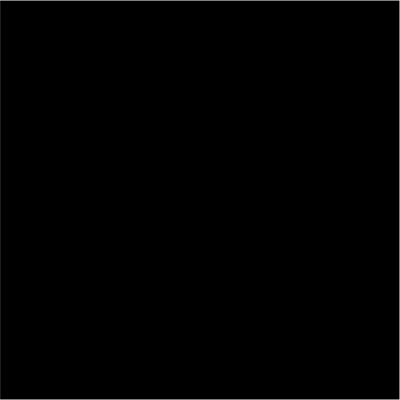
Frame 1 (no input)
Frame 60 (no input): identical to frame 1, image omitted
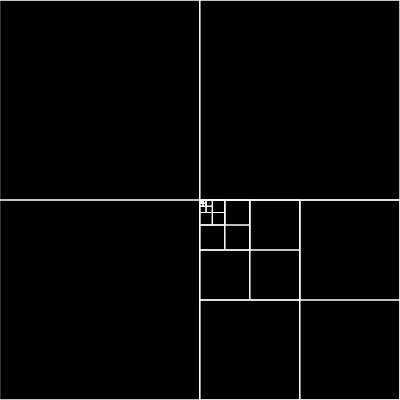
Frame 120 (the mouse pressed at the canvas centre since frame 60)

The p5.js sketch that drew these frames (run headless with seeded random() and noise() and a simulated clock; from frame 60 on, the mouse is pressed at the canvas centre):

// p5.js sketch
// ── sketch.js
// Important: It might seem odd to spot 4+ points falling in the same quadtree when 'QuadTree.capacity' is 4. We need to remember that quadtrees are 'nested' and instantiated chronologically. When a quadtree is full, it spawns 4 new smaller quadtrees inside it (which collectively cover its area), each of which can hold 4 points. So when they're full, there will be 4 + 4*4 = 20 points that seem to be in the original quadtree (4 actually are, and the remaining 16 are actually inside the children quadtrees)

// User Global Variables
let width = 400, height = 400;
let max_points = 0;
let boundary;
let quadtree;


// User-Defined Classes
class Point { 
  constructor(x, y, radius=2) {
    this.x = x; // Coordinates
    this.y = y; 
    this.radius = radius;
  }
  // Methods
  // Draw Methods
  show() { 
    push(); // Style: Point
    fill(255);
    noStroke();
    circle(this.x, this.y, this.radius);
    pop();
  }
}

class Rectangle { 
  constructor(x, y, h_width, h_height) {
    this.x = x; // Center coordinates
    this.y = y; 
    this.h_width = h_width; // Distance from center to edge
    this.h_height = h_height;
  }
  // Methods
  contains(point) { // Checks if 'point's coords match 'Rectangle's dimensions 
    return (point.x >= this.x - this.h_width && point.x < this.x + this.h_width) && // Horizontal check
           (point.y >= this.y - this.h_height && point.y < this.y + this.h_height); // Vertical check
  }
}

class QuadTree { // References only the root ('top parent')
  constructor(boundary, capacity=4) { // 'boundary': 'Rectangle' instance
                                      // 'capacity': tells us when the quadtree need to subdivide
    // Root
    this.boundary = boundary; // 'Rectangle'
    this.capacity = capacity;
    this.points = []; // Tracks points added (within capacity)
    // Status
    this.is_divided = false;
    // Subdivisions
    this.nw = null; // Top-left
    this.ne = null; // Top-right
    this.sw = null; // Bottom-left
    this.se = null; // Bottom-right
  }
  // Methods
  insert_point(point) {
    if (!this.boundary.contains(point)) {return false} // Exits 
    
    if (this.points.length < this.capacity) { // Within capacity...
      this.points.push(point); // Adds 'point' to 'this.points'
      return true;
    } else { // Beyond capacity...
      if (!this.is_divided) { // If not divided...
        this.subdivide();
      }
      if (this.nw.insert_point(point)) {return true}
      else if (this.ne.insert_point(point)) {return true}
      else if (this.sw.insert_point(point)) {return true}
      else if (this.se.insert_point(point)) {return true}
    }
  }
  subdivide() { // Defines children's center points/half_width and half_size + stores them
    let x = this.boundary.x; // Boundary ('Rectangle') params
    let y = this.boundary.y;
    let h_width = this.boundary.h_width;
    let h_height = this.boundary.h_height;
    
    let nw_boundary = new Rectangle(x - h_width/2, y - h_height/2, h_width/2, h_height/2);
    this.nw = new QuadTree(nw_boundary, this.capacity); // Top-left
    let ne_boundary = new Rectangle(x + h_width/2, y - h_height/2, h_width/2, h_height/2);
    this.ne = new QuadTree(ne_boundary, this.capacity); // Top-right
    let sw_boundary = new Rectangle(x - h_width/2, y + h_height/2, h_width/2, h_height/2);
    this.sw = new QuadTree(sw_boundary, this.capacity); // Bottom-left
    let se_boundary = new Rectangle(x + h_width/2, y + h_height/2, h_width/2, h_height/2);
    this.se = new QuadTree(se_boundary, this.capacity); // Bottom-right
    
    this.is_divided = true; // Updates
  }
  // Draw Methods
  show() { 
    push(); // Style: Subdivisions
    noFill();
    stroke(255);
    strokeWeight(1);
    rectMode(CENTER);
    rect(this.boundary.x, this.boundary.y, this.boundary.h_width*2, this.boundary.h_height*2);
    pop();
    
    for (let point of this.points) { // Draws current points
      point.show();
    }
    
    if (this.is_divided) {
      this.nw.show(); // Recursion
      this.ne.show();
      this.sw.show();
      this.se.show();
    }
    
    
  }
}

  
// User-Defined Functions
function populate_points() {
  for (let i = 0; i < max_points; i++){
    let x = randomGaussian(width/2, width/4);
    let y = randomGaussian(height/2, height/4);
    let point = new Point(x, y); // Instantiates 'Point' class
    quadtree.insert_point(point);
  }
}


// p5 Main
function setup() {
  createCanvas(width, height); // Canvas reference
  
  boundary = new Rectangle(width/2, height/2, width/2, height/2); // Instantiates 'Rectangle' class
  quadtree = new QuadTree(boundary); // Instantiates 'QuadTree' class ('capacity' as optional)
  populate_points();
}

function draw() {
  // Main
  background(0); // Black background

  quadtree.show();
  
  if (mouseIsPressed) {
    quadtree.insert_point(new Point(mouseX, mouseY));
  }
}
